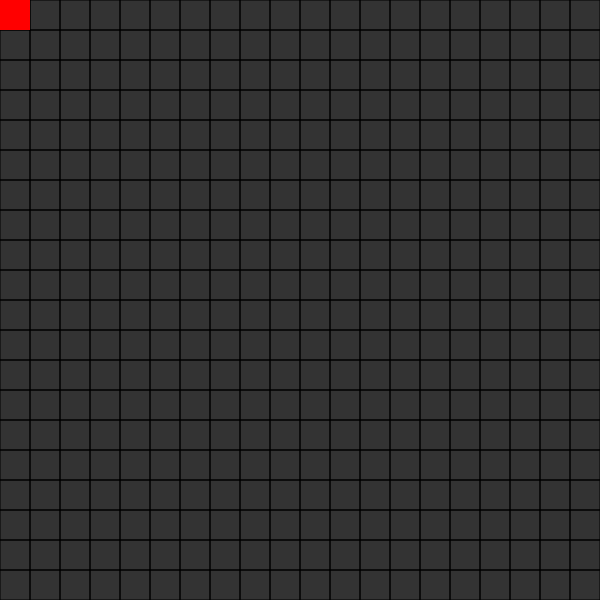
Frame 1 (no input)
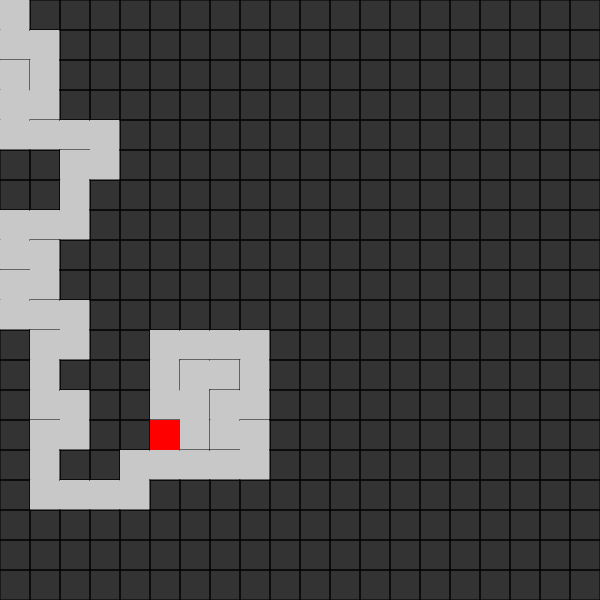
Frame 60 (no input)
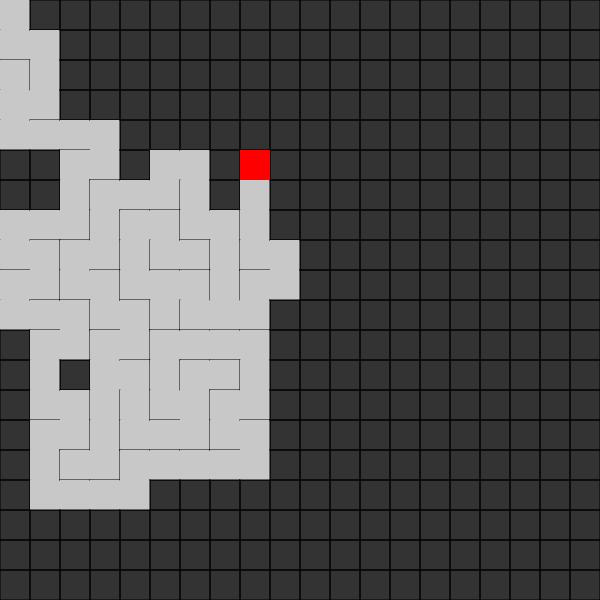
Frame 120 (the mouse pressed at the canvas centre since frame 60)

The p5.js sketch that drew these frames (run headless with seeded random() and noise() and a simulated clock; from frame 60 on, the mouse is pressed at the canvas centre):

// p5.js sketch
// ── sketch.js
// INPUTS  --------------------------------------------------------------------
let size = 600; // side size (in pixels) of the square grid
let numCells = 20; // number of cells in a row or column

// GLOBAL VARIABLES (for maze generation) -------------------------------------
let cellSize; // size of side of cell (calculated automaticallys)
let grid = [];
let currentCell;
let stack = [];

// GLOBAL VARIABLES (for A* search algo) --------------------------------------
let start, end;
let openSet = []; // cells to visit
let closedSet = []; // visited cells
let path = [];
let createMaze;

function setup() {
  createCanvas(size, size);
  cellSize = size/numCells;
  for(let i=0; i<numCells; i++){
    for(let j=0; j<numCells; j++){
      let cell = new Cell(i, j);
      grid.push(cell);
    }
  }
  // 'grid' is a 1D array.
  // 1D array can be thought of as a 2D array if
  // you put all the rows together one after another.

  // SAMPLE GRID to visualize: (numCells = 5)
  //         j (0 to 4)
  //        ______________
  //  i=0: |__|__|__|__|__|
  //  i=1: |__|__|__|__|__|
  //  i=2: |__|__|__|__|__|
  //  i=3: |__|__|__|__|__|
  //  i=4: |__|__|__|__|__|

  currentCell = grid[0]; // start maze generation with first column and first row cell.

  for(let i=0; i<numCells; i++){
    for(let j=0; j<numCells; j++){
      grid[i*numCells+j].addNeighbors();
    }
  }
  createMaze = true;

  // start: where does Mazey start running from
  start = grid[0]; // left topmost cell
  // end: place where Mazey stops
  end = grid[numCells*numCells-1]; // bottom rightmost cell
  openSet.push(start);

}

function draw() {

  background(51); // greyscale color of background
  for(let i=0; i<grid.length; i++){
    grid[i].show();
  }

  if(createMaze){ // STEP 1: Create Maze
    currentCell.visited = true;
    currentCell.highlight();
    let nextCell = currentCell.moveToNeighbor();
    if(nextCell){
      nextCell.visited = true;
      stack.push(currentCell);
      currentCell = nextCell;
    } else if (stack.length > 0){
      currentCell = stack.pop();
    } else if (stack.length == 0){
      createMaze = false; // Maze is created
    }
  } else { // After maze is created, STEP 2: Apply A* to find approx shortest path
    let current; // Mazey's current position
    if(openSet.length > 0){
      // getting element with lowest f value in the worst way possible :P
      let lowestNodeIndex = 0;
      for(let i=0; i<openSet.length; i++){ // heap should be used. not linear search :P
        if(openSet[i].f < openSet[lowestNodeIndex].f){
          lowestNodeIndex = i;
        }
      }
      current = openSet[lowestNodeIndex];

      current.specialHighlight(color(255, 0, 0));

      if(current === end){
        noLoop();
        console.log("DONE!");
      }

      // current is visited so remove it from openSet and add it to closedSet
      removeFromArray(openSet, current);
      closedSet.push(current);

      // Getting current's neighbors
      let neighbors = [];
      if(current.neighbors['top'] != null) { neighbors.push(current.neighbors['top']); }
      if(current.neighbors['right'] != null) { neighbors.push(current.neighbors['right']); }
      if(current.neighbors['bottom'] != null) { neighbors.push(current.neighbors['bottom']); }
      if(current.neighbors['left'] != null) { neighbors.push(current.neighbors['left']); }

      let noWall;
      for(neighbor of neighbors){
        // Check if there is a wall between current cell and the current chosen neighbor
        noWall = (current.neighbors['top'] == neighbor && !current.walls.top)
              || (current.neighbors['right'] == neighbor && !current.walls.right)
              || (current.neighbors['bottom'] == neighbor && !current.walls.bottom)
              || (current.neighbors['left'] == neighbor && !current.walls.left);

        // neighbor is not visited and there is no wall between current cell and neighbor
        if(!closedSet.includes(neighbor) && noWall){
          // Assumption: Distance between two cells is '1'. Hence adding 1.
          let tempGScore = current.g + 1;
          let newPath = false;
          if(openSet.includes(neighbor)){ // have seen 'neighbor' before
            // update only if this path is better
            if(tempGScore < neighbor.g){
              neighbor.g = tempGScore;
              newPath = true;
            }
          } else {
            neighbor.g = tempGScore;
            newPath = true;
            openSet.push(neighbor);
          }
          if(newPath){
            // The MAGIC of A* (not really :P)
            neighbor.h = heuristic(neighbor, end);
            neighbor.f = neighbor.g + neighbor.h;
            neighbor.previous = current;
          }
        }
      }

    } else {
      // no solution
      console.log('no solution');
      noLoop();
    }

    // Find current path of Mazey
    path = [];
    let temp = current;
    path.push(temp);
    while(temp.previous) {
      path.push(temp.previous);
      temp = temp.previous;
    }

    // Show Mazey's path
    noFill();
    stroke(137, 28, 247);
    strokeWeight(size/(7*numCells));
    beginShape();
    for(let i=0; i<path.length; i++){
      vertex(path[i].i*(size/numCells) + (size/(2*numCells)), path[i].j*(size/numCells) + (size/(2*numCells)));
    }
    endShape();

  }

}

function removeFromArray(arr, elt){
  for(let i=arr.length-1; i>=0; i--){
    if(arr[i] == elt){
      arr.splice(i, 1);
      break;
    }
  }
}

function heuristic(a, b){
  return dist(a.i,a.j,b.i,b.j);
}

// ── cell.js
function Cell(i, j) {
  this.i = i; // row of cell
  this.j = j; // column of cell
  this.f = 0; // f = g + h
  this.g = 0; // cost of the path from the start cell to this cell
  this.h = 0; // heuristic function
  this.walls = { // whether walls are present around this cell
    top: true,
    bottom: true,
    right: true,
    left: true,
  }
  this.neighbors = { // neighbors of this cell
    top: null,
    right: null,
    bottom: null,
    left: null
  }
  this.visited = false; // if this cell is visited
  this.previous = undefined; // previous cell to this cell in path Mazey travels

  this.show = function(color){ // print the cell
    let x = this.i*cellSize;
    let y = this.j*cellSize;
    stroke(0);
    strokeWeight(1);
    if(this.walls.top)   { line(x         ,y         ,x+cellSize,y         ); }
    if(this.walls.right) { line(x+cellSize,y         ,x+cellSize,y+cellSize); }
    if(this.walls.bottom){ line(x+cellSize,y+cellSize,x         ,y+cellSize); }
    if(this.walls.left)  { line(x         ,y+cellSize,x         ,y         ); }

    if(this.visited){
      fill(200);
      noStroke();
      rect(x, y, cellSize, cellSize);
    }

  }

  this.highlight = function() { // highlight the current cell while creating maze
    let x = this.i*cellSize;
    let y = this.j*cellSize;
    noStroke();
    fill(255, 0, 0);
    rect(x, y, cellSize, cellSize);
  }

  this.specialHighlight = function(color) { // This is Mazey
    let x = this.i*cellSize;
    let y = this.j*cellSize;
    noStroke();
    fill(color);
    circle(x+cellSize/2, y+cellSize/2, cellSize/4);
  }

  this.addNeighbors = function() {
    if(this.neighbors.top == null){ this.neighbors.top = grid[getIndex(i, j-1)]; }
    if(this.neighbors.right == null){ this.neighbors.right = grid[getIndex(i+1, j)]; }
    if(this.neighbors.bottom == null){ this.neighbors.bottom = grid[getIndex(i, j+1)]; }
    if(this.neighbors.left == null){ this.neighbors.left = grid[getIndex(i-1, j)]; }
  }

  this.moveToNeighbor = function() {
    let neighborsList = [];
    let top = this.neighbors.top;
    let right = this.neighbors.right;
    let left = this.neighbors.left;
    let bottom = this.neighbors.bottom;

    if(top && !top.visited){
      neighborsList.push(top);
    }
    if(right && !right.visited){
      neighborsList.push(right);
    }
    if(bottom && !bottom.visited){
      neighborsList.push(bottom);
    }
    if(left && !left.visited){
      neighborsList.push(left);
    }

    if(neighborsList.length > 0){
      let r = floor(random(0, neighborsList.length)); // choose a random neighbor
      // remove walls between this cell and the neighbor chosen randomly
      if(top && neighborsList[r].i == top.i && neighborsList[r].j == top.j) {
        this.walls.top = false;
        grid[getIndex(top.i, top.j)].walls.bottom = false;
      }
      else if(right && neighborsList[r].i == right.i && neighborsList[r].j == right.j) {
        this.walls.right = false;
        grid[getIndex(right.i, right.j)].walls.left = false;
      }
      else if(bottom && neighborsList[r].i == bottom.i && neighborsList[r].j == bottom.j) {
        this.walls.bottom = false;
        grid[getIndex(bottom.i, bottom.j)].walls.top = false;
      }
      else if(left && neighborsList[r].i == left.i && neighborsList[r].j == left.j) {
        this.walls.left = false;
        grid[getIndex(left.i, left.j)].walls.right = false;
      }
      return neighborsList[r]; // move to this neighbor
    }
    return undefined; // all neighbors are visited
  }
}

function getIndex(i, j) {
  if(i<0 || j<0 || i>numCells-1 || j>numCells-1){ return -1; }
  return i*numCells+j;
}
